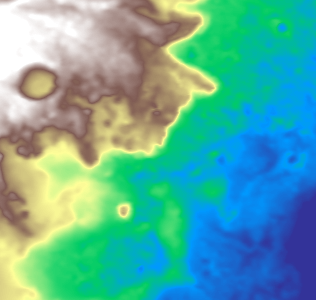
#> input picture docs/data/elevacion.png, 316 x 300 px; its folder holds only this picture in this run
$ python cortar_marte.py --imagen ../docs/data/elevacion.png
#> lines starting #> are read from the running program, lines starting #| are printed output that depends on the picture
"""
cortar_marte.py
Corta la imagen completa de Marte en mosaicos de 256 x 256 para la pantalla de inicio
y los guarda en docs/data/marte/{z}/{y}/{x}.jpg (el mismo acomodo que usa Leaflet).

Imagen que usa (dominio publico, NASA / JPL / USGS, Viking MDIM 2.1 a color, ~1 km/pixel):
    Mars_Viking_MDIM21_ClrMosaic_1km.jpg  (21,339 x 10,670 px, 35 MB)
    https://commons.wikimedia.org/wiki/File:Mars_Viking_MDIM21_ClrMosaic_1km.jpg
Se guarda en datos_crudos/ (esa carpeta no se sube a GitHub).

Uso (desde la carpeta del repo, con el venv activado):
    python scripts/cortar_marte.py
    python scripts/cortar_marte.py --imagen otra_ruta.jpg --max 5

La imagen debe ir de -180 a 180 grados de longitud (0 grados al centro) y de 90 N a 90 S.
Si tu imagen va de 0 a 360, agrega --de0a360 y el script la acomoda.
"""

import argparse
from pathlib import Path

from PIL import Image

RAIZ = Path(__file__).resolve().parent.parent
DESTINO = RAIZ / "docs" / "data" / "marte"
IMAGEN = RAIZ / "datos_crudos" / "Mars_Viking_MDIM21_ClrMosaic_1km.jpg"

Image.MAX_IMAGE_PIXELS = None  # la imagen es enorme y PIL la bloquea por defecto


def main():
    ap = argparse.ArgumentParser()
    ap.add_argument("--imagen", default=str(IMAGEN))
    ap.add_argument("--max", type=int, default=4, help="nivel de zoom maximo (4 = 8192 px de ancho)")
    ap.add_argument("--de0a360", action="store_true", help="la imagen empieza en 0 grados y no en -180")
    args = ap.parse_args()

    ruta = Path(args.imagen)
    if not ruta.exists():
        raise SystemExit(f"No encuentro la imagen: {ruta}\nDescargala y ponla en datos_crudos/ (ver arriba del script).")

    ancho_max = 256 * 2 ** (args.max + 1)
    img = Image.open(ruta)
#> img is the input picture: PIL image 316x300 RGBA; mean R, G, B, A 91.7, 171.2, 159.7, 255
    # el JPG se puede abrir ya reducido (mucho mas rapido y con menos memoria)
    img.draft("RGB", (ancho_max, ancho_max // 2))
    img = img.convert("RGB")
#> img: PIL image 316x300 RGB
    print(f"Imagen: {img.width} x {img.height} px")
#| Imagen: 316 x 300 px
    if abs(img.width / img.height - 2) > 0.02:
        print("Ojo: la imagen no es 2:1, puede que no sea el mapa global completo.")

    if args.de0a360:  # se pasa la mitad derecha (180 a 360) al lado izquierdo
        mitad = img.width // 2
        nueva = Image.new("RGB", img.size)
        nueva.paste(img.crop((mitad, 0, img.width, img.height)), (0, 0))
        nueva.paste(img.crop((0, 0, mitad, img.height)), (img.width - mitad, 0))
        img = nueva

    total = 0
    for z in range(args.max + 1):
        columnas, filas = 2 ** (z + 1), 2 ** z
        nivel = img.resize((256 * columnas, 256 * filas), Image.LANCZOS)
        for y in range(filas):
            for x in range(columnas):
                archivo = DESTINO / str(z) / str(y) / f"{x}.jpg"
                archivo.parent.mkdir(parents=True, exist_ok=True)
                nivel.crop((x * 256, y * 256, x * 256 + 256, y * 256 + 256)).save(archivo, quality=82)
                total += 1
        print(f"  nivel {z}: {columnas} x {filas} mosaicos")
#> this loop made 5 passes
#> pass 1, in main, `nivel = img.resize((256 * columnas, 256 * filas), Image.LANCZOS)`:
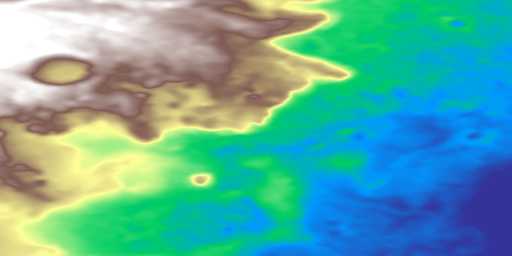
#> nivel: PIL image 512x256 RGB; mean R, G, B 91.7, 171.2, 159.7
#> pass 1, in main, `nivel.crop((x * 256, y * 256, x * 256 + 256, y * 256 + 256)).save(arch..`:
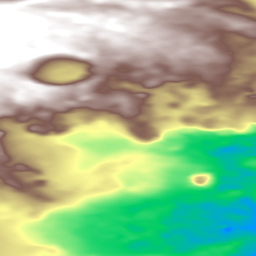
#> saved as 0.jpg: PIL image 256x256 RGB; mean R, G, B 151.5, 188, 144
#> pass 1, in main, `nivel.crop((x * 256, y * 256, x * 256 + 256, y * 256 + 256)).save(arch..`:
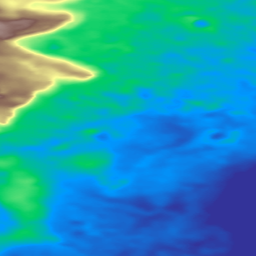
#> saved as 1.jpg: PIL image 256x256 RGB; mean R, G, B 31.9, 154.3, 175.5
#> after the loop, total = 682

    peso = sum(f.stat().st_size for f in DESTINO.rglob("*.jpg")) / 1e6
    print(f"Listo: {total} mosaicos, {peso:.1f} MB en {DESTINO}")
#| Listo: 682 mosaicos, 1.8 MB en docs/data/marte


if __name__ == "__main__":
    main()

$ run again, on docs/data/foto.png
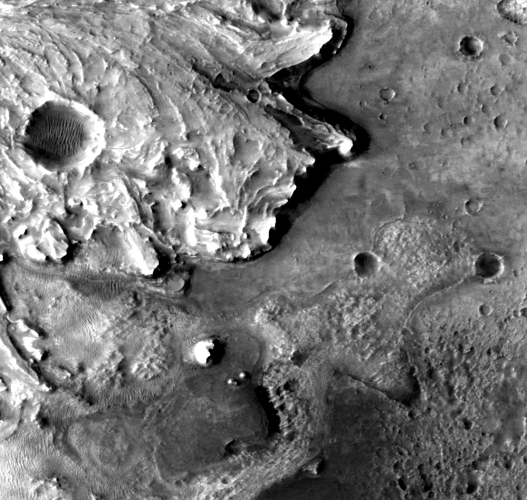
#> input picture docs/data/foto.png, 1054 x 1000 px (shown at 1/2 size)
#> in main, img is the input picture: PIL image 1054x1000 RGBA; mean R, G, B, A 117.1, 117.1, 117.1, 255
#> img: PIL image 1054x1000 RGB
#| Imagen: 1054 x 1000 px
#> the loop in main, `for z in range(args.max + 1):` made 5 passes
#> pass 1, in main, `nivel.crop((x * 256, y * 256, x * 256 + 256, y * 256 + 256)).save(arch..`:
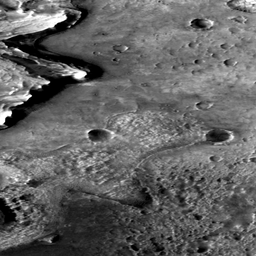
#> saved as 1.jpg: PIL image 256x256 RGB; min 0, max 255, mean 99.2
#> pass 2, in main, `nivel = img.resize((256 * columnas, 256 * filas), Image.LANCZOS)`:
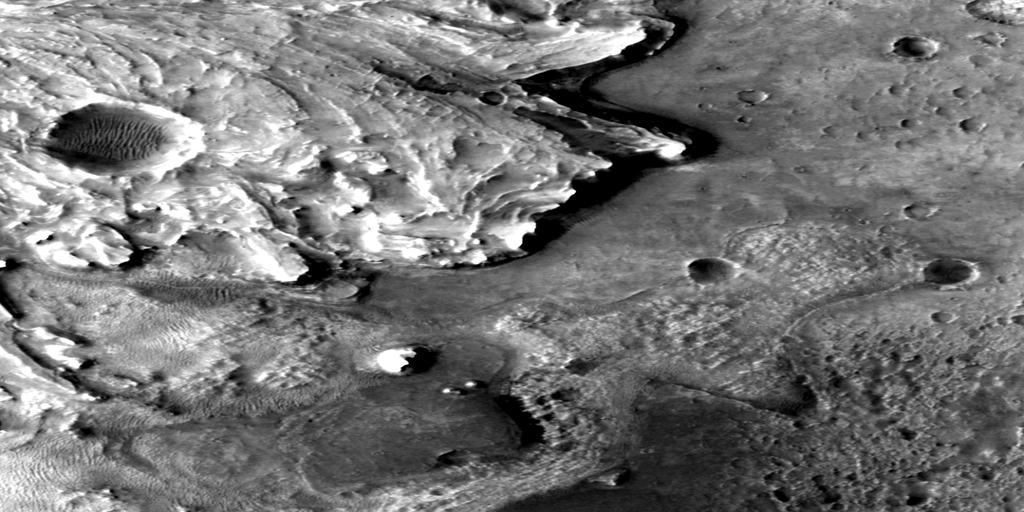
#> nivel: PIL image 1024x512 RGB; min 0, max 255, mean 117.1
#> after the loop in main, `for z in range(args.max + 1):`: total = 682
#| Listo: 682 mosaicos, 4.0 MB en docs/data/marte
